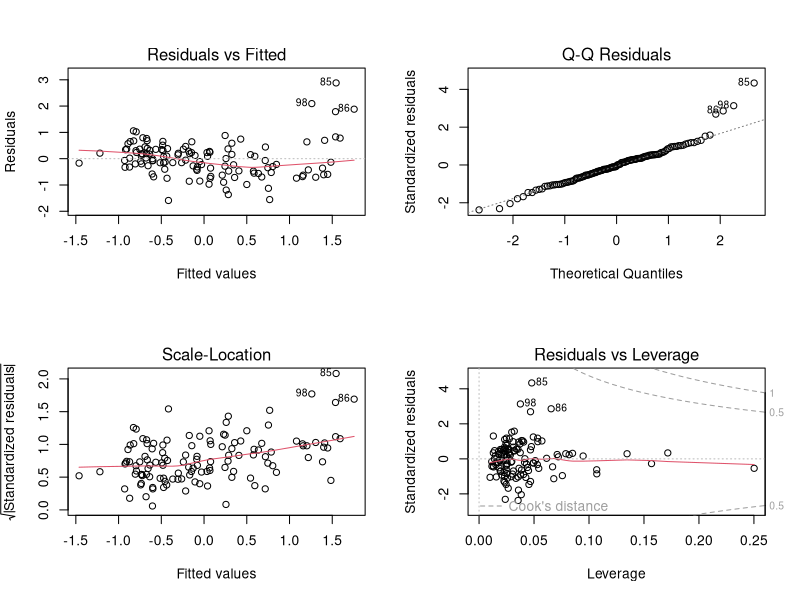
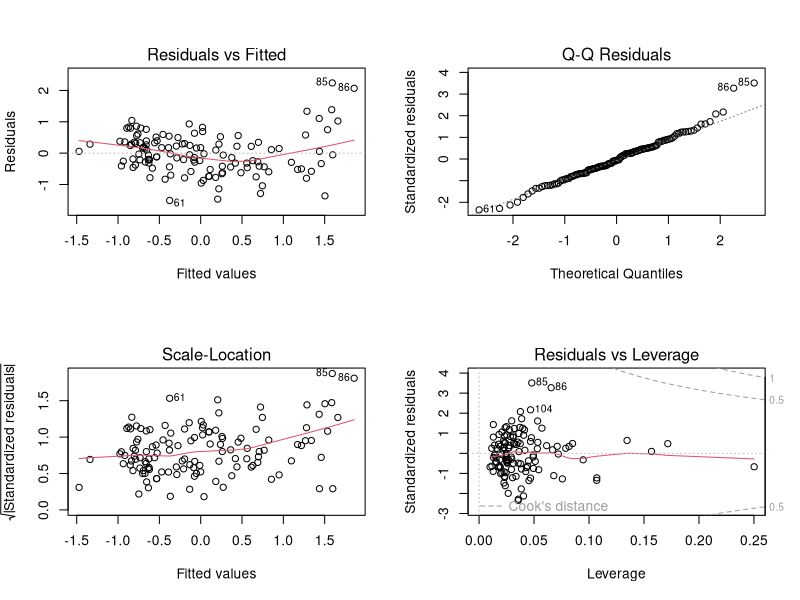
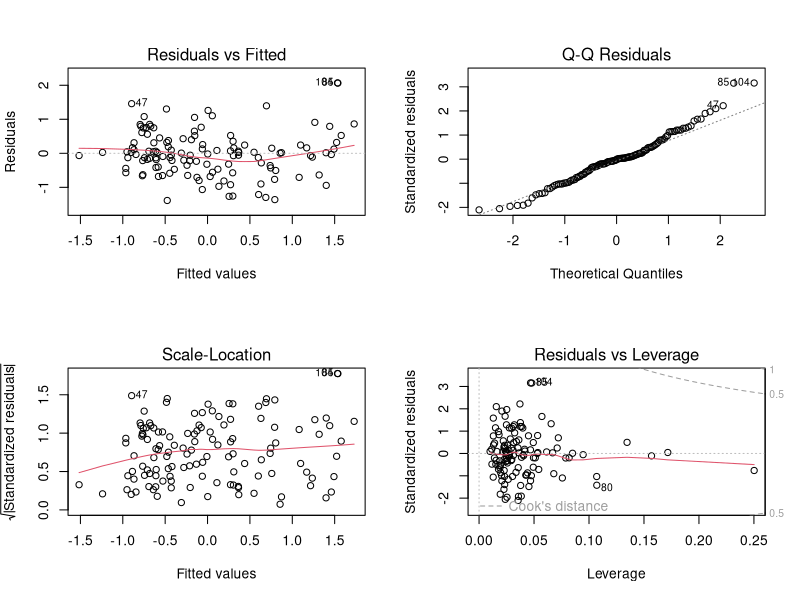

These charts were generated, in order, by the following R code:
topSchools <- read.csv('data/top_schools.csv')

cleanData <- topSchools[c("SATMT75", "ACTMT75", "ADM_RATE", "COMP_ORIG_YR4_RT","MN_EARN_WNE_INC3_P10")]
cleanData2 <- topSchools[c("SATMT75", "ACTMT75", "ADM_RATE", "COMP_ORIG_YR4_RT","MN_EARN_WNE_INC2_P10")]
cleanData3 <- topSchools[c("SATMT75", "ACTMT75", "ADM_RATE", "COMP_ORIG_YR4_RT","MN_EARN_WNE_INC1_P10")]
cleanData <- data.frame(scale(cleanData, center=T, scale=T))
cleanData2 <- data.frame(scale(cleanData2, center=T, scale=T))
cleanData3 <- data.frame(scale(cleanData3, center=T, scale=T))

TopLM <- lm(MN_EARN_WNE_INC3_P10 ~ ., data = cleanData)
MidLM <- lm(MN_EARN_WNE_INC2_P10 ~ ., data = cleanData2)
LowLM <- lm(MN_EARN_WNE_INC1_P10 ~ ., data = cleanData3)
png("images/lm_top.png")
par(mfrow=c(2,2))
plot(TopLM)
dev.off()
png("images/lm_mid.png")
par(mfrow=c(2,2))
plot(MidLM)
dev.off()
png("images/lm_low.png")
par(mfrow=c(2,2))
plot(LowLM)
dev.off()


TopCorr <- cor(cleanData)
MidCorr <- cor(cleanData2)
LowCorr <- cor(cleanData3)

#Find the summary of multiple linear regression
TopLMsum <- summary(TopLM)
MidLMsum <- summary(MidLM)
LowLMsum <- summary(LowLM)

#Coeffiecients 
TopCoef <- coef(TopLM)
MidCoef <- coef(MidLM)
LowCoef <- coef(LowLM)

#MSE for multiple linear regression 
TopMSE <- mean(TopLM$residuals^2)
MidMSE <- mean(MidLM$residuals^2)
LowMSE <- mean(LowLM$residuals^2)

#save into multiple linear regression binary file
save(TopLM, MidLM, LowLM, TopCorr, MidCorr, LowCorr,
     TopLMsum, MidLMsum, LowLMsum, TopCoef, MidCoef,
     LowCoef, TopMSE, MidMSE, LowMSE,
     file="./data/multiple-linear-reg.RData")

sink('./data/multiple-linear-reg-output.txt')
cat('Multiple Linear Regression summary statistics for top tier of earning\n')
print(TopLM)
cat('Multiple Linear Regression coefficients\n')
print(TopCoef)
cat('Multiple Linear Regression MSE\n')
print(TopMSE)
cat("Multiple Linear Regression correlation \n")
print(TopCorr)
sink()
